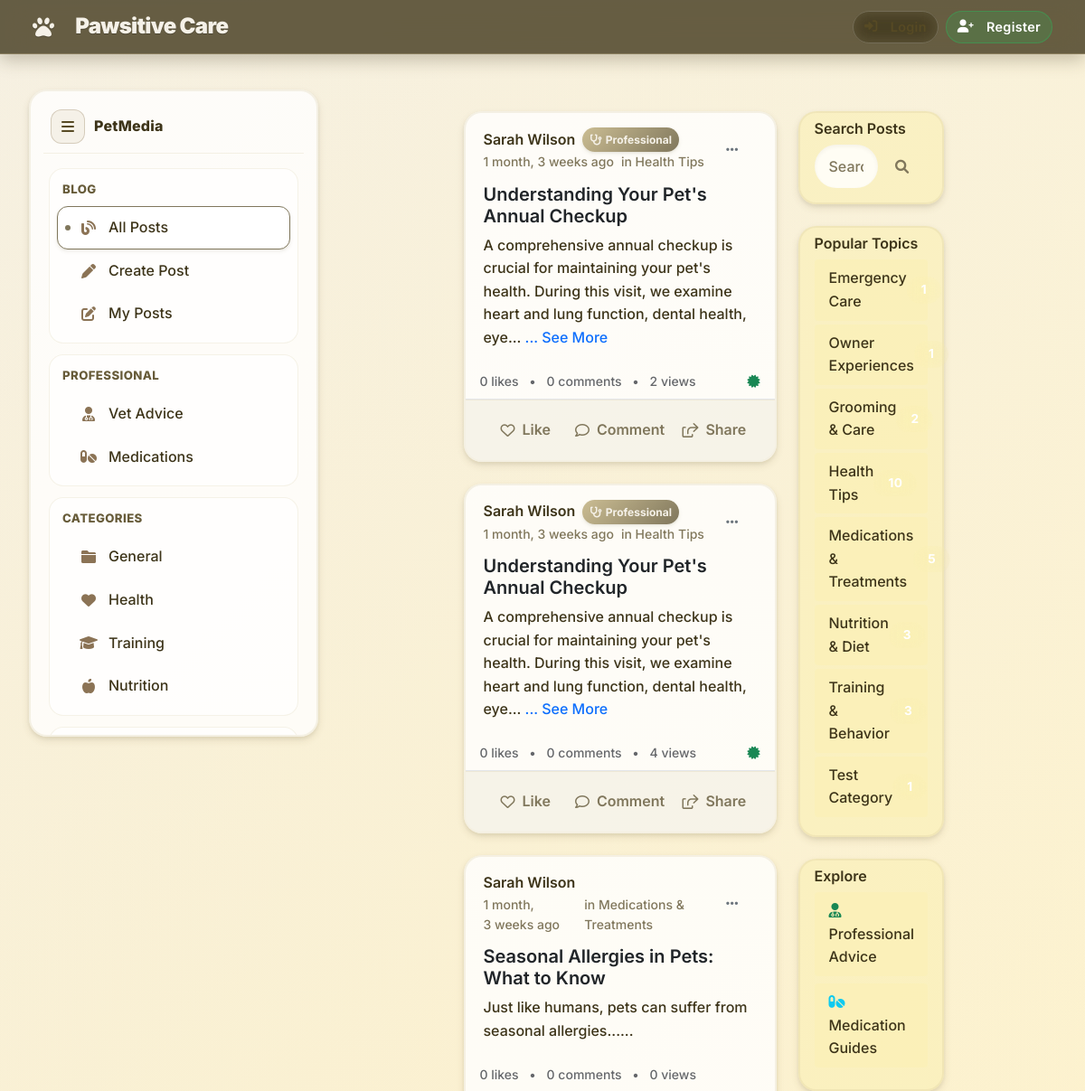
/blog/ (upper part), run on an earlier commit of the app's database.
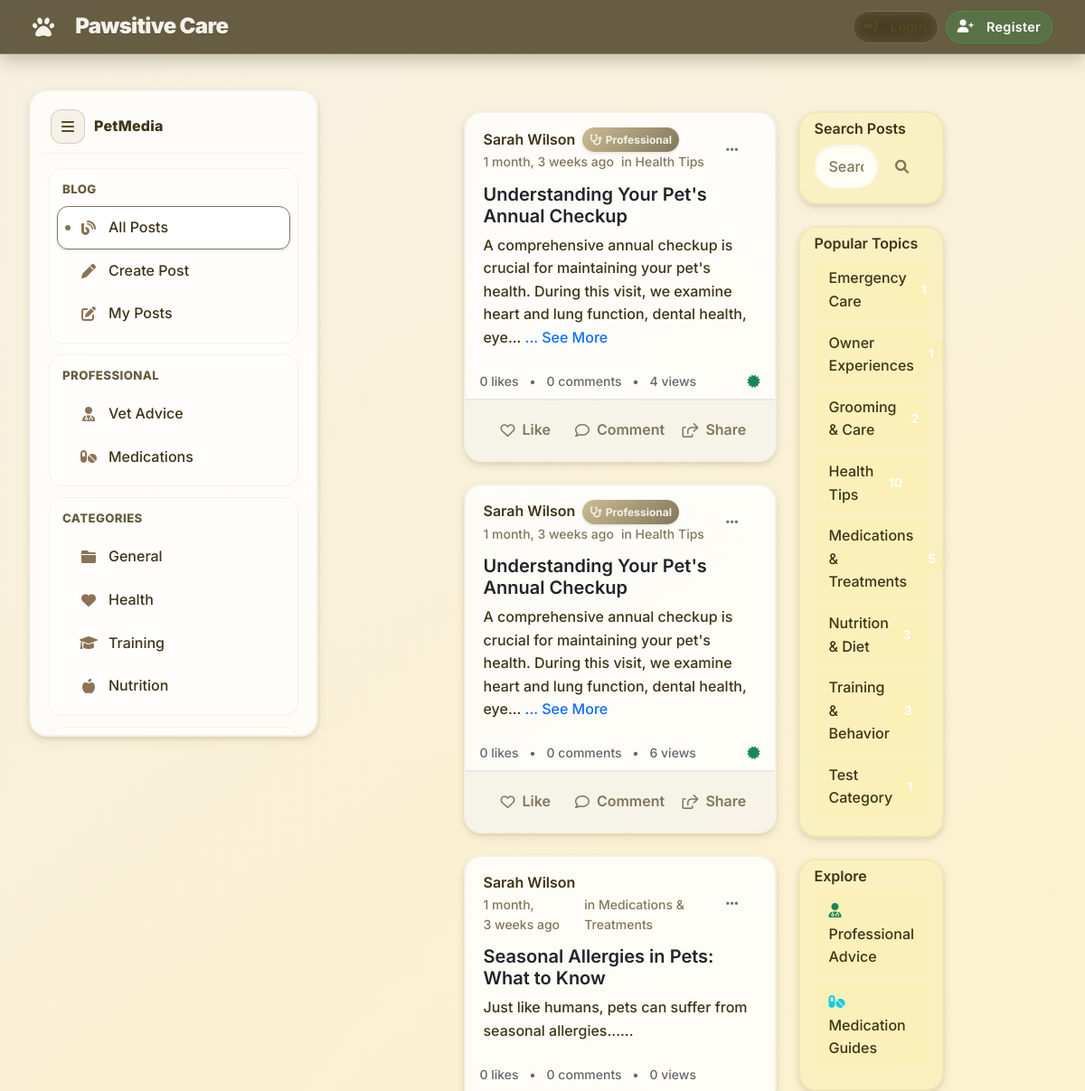
And on a later commit of the database.
### petmedia/models.py (models this page shows, shortened)
class BlogPost(models.Model):
    id = models.UUIDField(primary_key=True, default=uuid.uuid4, editable=False)
    title = models.CharField(
        max_length=200,
        validators=[MinLengthValidator(5)],
        help_text="Blog post title"
    )
    content = models.TextField(
        validators=[MinLengthValidator(50)],
        help_text="Full blog post content"
    )
    excerpt = models.TextField(
        max_length=300,
        help_text="Short excerpt for previews"
    )
    author = models.ForeignKey(User, on_delete=models.CASCADE, related_name='blog_posts')
    category = models.ForeignKey(BlogCategory, on_delete=models.SET_NULL, null=True)
    related_pet = models.ForeignKey(
        Pet,
        on_delete=models.SET_NULL,
        null=True,
        blank=True,
        help_text="Pet this post is about (optional)"
    )
    is_professional_advice = models.BooleanField(
        default=False,
        help_text="Is this professional veterinary advice?"
    )
    medical_disclaimer = models.TextField(
        blank=True,
        help_text="Medical disclaimer for professional posts"
    )
    medication_name = models.CharField(
        max_length=100,
        blank=True,
        help_text="Name of medication discussed"
    )
    dosage_info = models.TextField(
        blank=True,
        help_text="Dosage information (for reference only)"
    )
    side_effects = models.TextField(
        blank=True,
        help_text="Known side effects"
    )
    slug = models.SlugField(max_length=250, unique=True, blank=True)
    meta_description = models.CharField(max_length=160, blank=True)
    featured_image = models.ImageField(
        upload_to='blog_images/',
        blank=True,
        null=True
    )
    is_published = models.BooleanField(default=True)
    is_featured = models.BooleanField(default=False)
    views_count = models.PositiveIntegerField(default=0)
    likes_count = models.PositiveIntegerField(default=0)
    created_at = models.DateTimeField(auto_now_add=True)
    updated_at = models.DateTimeField(auto_now=True)
    published_at = models.DateTimeField(null=True, blank=True)
    class Meta:
        ordering = ['-created_at']

class BlogCategory(models.Model):
    MEDICATION = 'MEDICATION'
    HEALTH_TIPS = 'HEALTH_TIPS'
    NUTRITION = 'NUTRITION'
    TRAINING = 'TRAINING'
    GROOMING = 'GROOMING'
    EMERGENCY = 'EMERGENCY'
    EXPERIENCE = 'EXPERIENCE'
    CATEGORY_CHOICES = [
        (MEDICATION, 'Medications & Treatments'),
        (HEALTH_TIPS, 'Health Tips'),
        (NUTRITION, 'Nutrition & Diet'),
        (TRAINING, 'Training & Behavior'),
        (GROOMING, 'Grooming & Care'),
        (EMERGENCY, 'Emergency Care'),
        (EXPERIENCE, 'Owner Experiences'),
    ]
    name = models.CharField(max_length=20, choices=CATEGORY_CHOICES, unique=True)
    description = models.TextField(blank=True)
    icon = models.CharField(max_length=50, blank=True)
    is_active = models.BooleanField(default=True)
    created_at = models.DateTimeField(auto_now_add=True)
    def __str__(self):
        return self.get_name_display()
    class Meta:
        verbose_name_plural = "Blog Categories"

### accounts/models.py (models this page shows, shortened)
class CustomUser(AbstractUser):
    ROLE_CHOICES = [
        ('admin', 'Admin'),
        ('vet', 'Veterinarian'),
        ('staff', 'Staff'),
        ('client', 'Client'),
    ]
    phone = models.CharField(max_length=20, blank=False)
    address = models.TextField(blank=False)
    role = models.CharField(max_length=10, choices=ROLE_CHOICES, default='client')

### petmedia/views.py (the view)
# urls.py: path('', views.BlogListView.as_view(), name='blog_list'),
class BlogListView(ListView):
    model = BlogPost
    template_name = 'petmedia/blog_list.html'
    context_object_name = 'posts'
    paginate_by = 10
    def get_queryset(self):
        return repo_manager.posts.get_published().order_by('-created_at')
    def get_context_data(self, **kwargs):
        context = super().get_context_data(**kwargs)
        context['categories'] = repo_manager.categories.get_active_categories()
        context['featured_posts'] = repo_manager.posts.get_featured_posts()[:3]
        return context

### petmedia/context_processors.py (called while the page is built)
def recent_blog_posts(request):
    try:
        recent_posts = repo_manager.posts.get_recent_posts(limit=3)
        return {'recent_blog_posts': recent_posts}
    except Exception:
        return {'recent_blog_posts': []}

def blog_stats(request):
    try:
        if request.user.is_authenticated:
            user_posts_count = repo_manager.posts.get_by_author(request.user).count()
            return {'user_blog_posts_count': user_posts_count}
        return {'user_blog_posts_count': 0}
    except Exception:
        return {'user_blog_posts_count': 0}

### petmedia/patterns/repository.py (called while the page is built)
    def get_published(self) -> QuerySet['BlogPost']:
        return self.model.objects.filter(
            is_published=True,
            published_at__lte=timezone.now()
        ).select_related('author', 'category', 'related_pet')

    def get_recent_posts(self, limit: int = 10) -> QuerySet['BlogPost']:
        return self.model.objects.filter(
            is_published=True
        ).order_by('-created_at')[:limit].select_related('author', 'category', 'related_pet')

    def get_active_categories(self) -> QuerySet['BlogCategory']:
        return self.model.objects.filter(
            blogpost__is_published=True
        ).distinct()

### petmedia/templates/petmedia/blog_list.html (shortened to what the changed rows need)
{% extends 'accounts/base.html' %}
{% load static %}
{% block content %}
<div class="app-shell">
  <main class="app-main">
    <div class="container-fluid mt-4">
      <div class="row justify-content-center">
        <div class="col-lg-6 col-md-8">
          {% for post in posts %}
          <div class="social-post">
            <div class="post-header">
              <div class="d-flex align-items-center">
                <div class="flex-grow-1">
                  <div class="d-flex align-items-center">
                    <a href="#" class="post-author">
                      {{ post.author.get_full_name|default:post.author.username }}</a>
                    {% if post.is_professional_advice %}
                    <span class="badge-professional">
                      <i class="fas fa-stethoscope me-1"></i>Professional
                    </span>
                    {% endif %}
                  </div>
                  <div class="d-flex align-items-center">
                    <span class="post-timestamp">
                      {{ post.created_at|timesince }} ago</span>
                    {% if post.category %}
                    <span class="post-timestamp ms-2">in
                      {{ post.category }}</span>
                    {% endif %}
                  </div>
                </div>
                <div class="dropdown">
                  <button class="btn btn-link text-muted" type="button" data-bs-toggle="dropdown">
                    <i class="fas fa-ellipsis-h"></i>
                  </button>
                </div>
              </div>
            </div>
            <div class="post-content">
              <h5 class="post-title mb-2">
                <a href="{% url 'petmedia:blog_detail' slug=post.slug %}" class="text-decoration-none text-dark">
                  {{ post.title }}
                </a>
              </h5>
              <div class="post-text">
                {{ post.excerpt|default:post.content|truncatechars:300 }}
                {% if post.content|length > 300 %}
                <a href="{% url 'petmedia:blog_detail' slug=post.slug %}" class="text-primary text-decoration-none">... See More</a>
                {% endif %}
              </div>
            </div>
            <div class="post-stats">
              <div class="d-flex justify-content-between align-items-center">
                <div>
                  <span id="like-count-{{ post.id }}">
                    {{ post.likes_count|default:0 }}</span> likes
                  <span class="mx-2">•</span>
                  <span>
                    {{ post.comments_count|default:0 }} comments</span>
                  <span class="mx-2">•</span>
                  <span>
                    {{ post.views_count }} views</span>
                </div>
                <div>
                  {% if post.is_professional_advice %}
                  <i class="fas fa-certificate text-success" title="Verified Professional Advice"></i>
                  {% endif %}
                </div>
              </div>
            </div>
            <div class="post-actions">
              <button class="action-btn like-btn" data-post-id="{{ post.id }}" data-liked="false">
                <i class="far fa-heart"></i>
                <span>Like</span>
              </button>
              <button class="action-btn" onclick="window.location.href='{% url 'petmedia:blog_detail' slug=post.slug %}#comments'">
                <i class="far fa-comment"></i>
                <span>Comment</span>
              </button>
              <button class="action-btn share-btn" data-post-url="{% url 'petmedia:blog_detail' slug=post.slug %}">
                <i class="far fa-share-square"></i>
                <span>Share</span>
              </button>
            </div>
          </div>
          {% endfor %}
        </div>
      </div>
  </main>
</div>
{% endblock %}

What changed in the data, as far as the page shows it:
changed BlogPost (number 1 of 3 on the later page): views_count "2" → "4"
changed BlogPost (number 2 of 3 on the later page): views_count "4" → "6"
